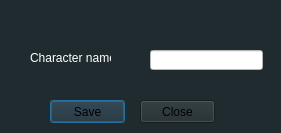
<?xml version="1.0" encoding="UTF-8"?>
<ui version="4.0">
 <class>settingsdialog</class>
 <widget class="QDialog" name="settingsdialog">
  <property name="geometry">
   <rect>
    <x>0</x>
    <y>0</y>
    <width>281</width>
    <height>133</height>
   </rect>
  </property>
  <property name="windowTitle">
   <string>Dialog</string>
  </property>
  <property name="styleSheet">
   <string notr="true">background-color: rgb(32, 43, 47);</string>
  </property>
  <widget class="QLineEdit" name="lineEdit">
   <property name="geometry">
    <rect>
     <x>150</x>
     <y>50</y>
     <width>113</width>
     <height>20</height>
    </rect>
   </property>
   <property name="styleSheet">
    <string notr="true">background-color: #fff;</string>
   </property>
  </widget>
  <widget class="QLabel" name="label">
   <property name="geometry">
    <rect>
     <x>30</x>
     <y>50</y>
     <width>81</width>
     <height>16</height>
    </rect>
   </property>
   <property name="styleSheet">
    <string notr="true">color: rgb(255, 255, 255);</string>
   </property>
   <property name="text">
    <string>&lt;html&gt;&lt;head/&gt;&lt;body&gt;&lt;p&gt;Character name&lt;/p&gt;&lt;/body&gt;&lt;/html&gt;</string>
   </property>
  </widget>
  <widget class="QLabel" name="label_info">
   <property name="geometry">
    <rect>
     <x>70</x>
     <y>10</y>
     <width>131</width>
     <height>16</height>
    </rect>
   </property>
   <property name="styleSheet">
    <string notr="true">color:red;</string>
   </property>
   <property name="text">
    <string/>
   </property>
  </widget>
  <widget class="QPushButton" name="SaveButton">
   <property name="geometry">
    <rect>
     <x>50</x>
     <y>100</y>
     <width>75</width>
     <height>23</height>
    </rect>
   </property>
   <property name="text">
    <string>Save</string>
   </property>
  </widget>
  <widget class="QPushButton" name="CloseButton">
   <property name="geometry">
    <rect>
     <x>140</x>
     <y>100</y>
     <width>75</width>
     <height>23</height>
    </rect>
   </property>
   <property name="text">
    <string>Close</string>
   </property>
  </widget>
 </widget>
 <resources/>
 <connections/>
</ui>
